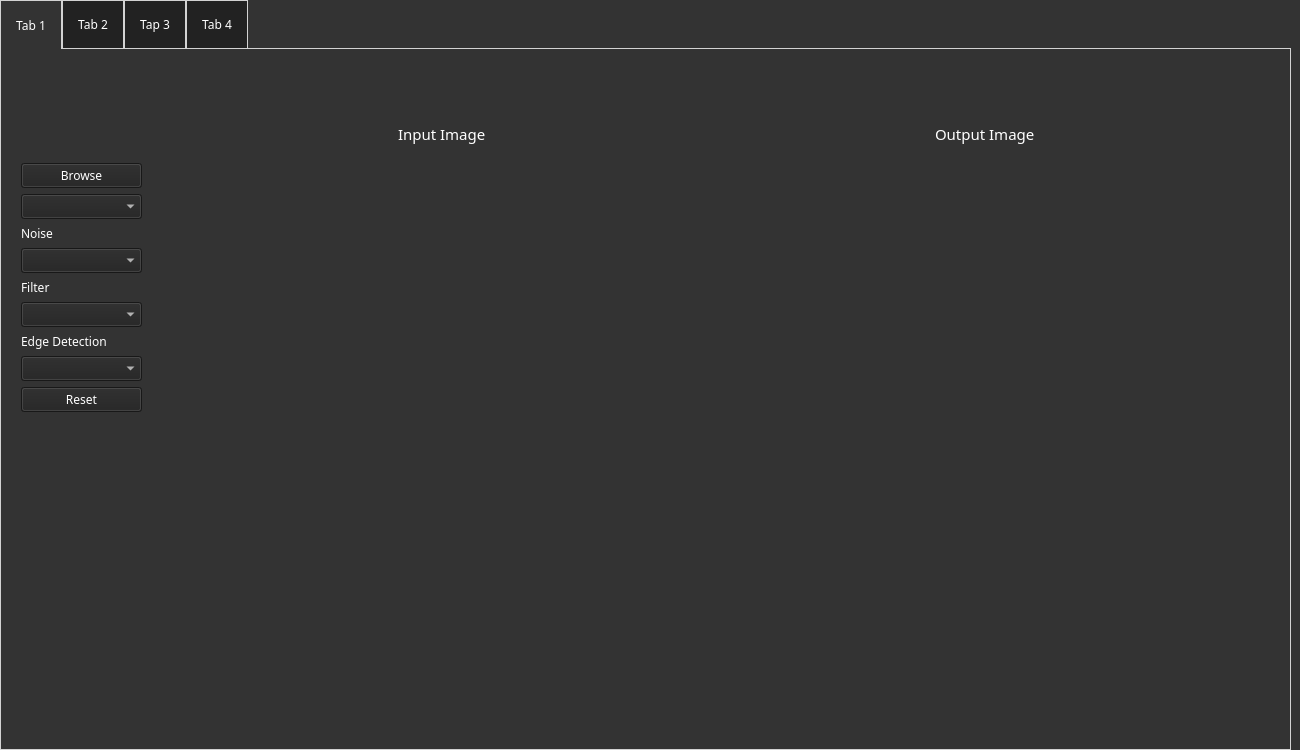
<?xml version="1.0" encoding="UTF-8"?>
<ui version="4.0">
 <class>MainWindow</class>
 <widget class="QMainWindow" name="MainWindow">
  <property name="geometry">
   <rect>
    <x>0</x>
    <y>0</y>
    <width>1300</width>
    <height>750</height>
   </rect>
  </property>
  <property name="maximumSize">
   <size>
    <width>1300</width>
    <height>750</height>
   </size>
  </property>
  <property name="windowTitle">
   <string>MainWindow</string>
  </property>
  <property name="styleSheet">
   <string notr="true">background-color: rgb(51, 51, 51);
color: rgb(255, 255, 255);</string>
  </property>
  <property name="tabShape">
   <enum>QTabWidget::Rounded</enum>
  </property>
  <widget class="QWidget" name="centralwidget">
   <property name="styleSheet">
    <string notr="true">background-color: rgb(51, 51, 51);
</string>
   </property>
   <widget class="QTabWidget" name="tabWidget">
    <property name="geometry">
     <rect>
      <x>0</x>
      <y>0</y>
      <width>1291</width>
      <height>750</height>
     </rect>
    </property>
    <property name="maximumSize">
     <size>
      <width>1500</width>
      <height>750</height>
     </size>
    </property>
    <property name="styleSheet">
     <string notr="true">*{
	font-family: century gothic;
}

QTabWidget::pane {
  border: 1px solid lightgray;
  top:-1px; 
  background: rgb(51, 51,51);
} 

QTabBar::tab {
  
	background-color: rgb(34, 34, 34);
  border: 1px solid lightgray; 
  padding: 15px;
} 

QTabBar::tab:selected { 
  background: rgb(51, 51,51);
  margin-bottom: -1px; 
}</string>
    </property>
    <property name="currentIndex">
     <number>0</number>
    </property>
    <widget class="QWidget" name="tab">
     <property name="styleSheet">
      <string notr="true"/>
     </property>
     <attribute name="title">
      <string>Tab 1</string>
     </attribute>
     <widget class="QWidget" name="layoutWidget">
      <property name="geometry">
       <rect>
        <x>20</x>
        <y>60</y>
        <width>121</width>
        <height>411</height>
       </rect>
      </property>
      <layout class="QVBoxLayout" name="verticalLayout">
       <item>
        <spacer name="verticalSpacer_2">
         <property name="orientation">
          <enum>Qt::Vertical</enum>
         </property>
         <property name="sizeHint" stdset="0">
          <size>
           <width>20</width>
           <height>40</height>
          </size>
         </property>
        </spacer>
       </item>
       <item>
        <widget class="QPushButton" name="Browse">
         <property name="maximumSize">
          <size>
           <width>150</width>
           <height>75</height>
          </size>
         </property>
         <property name="font">
          <font>
           <family>century gothic</family>
           <pointsize>9</pointsize>
          </font>
         </property>
         <property name="styleSheet">
          <string notr="true">background-color: rgb(34, 34, 34);</string>
         </property>
         <property name="text">
          <string>Browse</string>
         </property>
        </widget>
       </item>
       <item>
        <widget class="QComboBox" name="colorgrayList">
         <property name="styleSheet">
          <string notr="true">background-color: rgb(34, 34, 34);</string>
         </property>
        </widget>
       </item>
       <item>
        <widget class="QLabel" name="label_3">
         <property name="text">
          <string>Noise</string>
         </property>
        </widget>
       </item>
       <item>
        <widget class="QComboBox" name="noise">
         <property name="styleSheet">
          <string notr="true">background-color: rgb(34, 34, 34);
</string>
         </property>
        </widget>
       </item>
       <item>
        <widget class="QLabel" name="label_4">
         <property name="text">
          <string>Filter</string>
         </property>
        </widget>
       </item>
       <item>
        <widget class="QComboBox" name="filterList">
         <property name="styleSheet">
          <string notr="true">background-color: rgb(34, 34, 34);</string>
         </property>
        </widget>
       </item>
       <item>
        <widget class="QLabel" name="label_5">
         <property name="text">
          <string>Edge Detection</string>
         </property>
        </widget>
       </item>
       <item>
        <widget class="QComboBox" name="edgeDetection">
         <property name="styleSheet">
          <string notr="true">background-color: rgb(34, 34, 34);</string>
         </property>
        </widget>
       </item>
       <item>
        <widget class="QPushButton" name="reset">
         <property name="styleSheet">
          <string notr="true">background-color: rgb(34, 34, 34);</string>
         </property>
         <property name="text">
          <string>Reset</string>
         </property>
        </widget>
       </item>
       <item>
        <spacer name="verticalSpacer_3">
         <property name="orientation">
          <enum>Qt::Vertical</enum>
         </property>
         <property name="sizeHint" stdset="0">
          <size>
           <width>20</width>
           <height>40</height>
          </size>
         </property>
        </spacer>
       </item>
       <item>
        <spacer name="verticalSpacer">
         <property name="orientation">
          <enum>Qt::Vertical</enum>
         </property>
         <property name="sizeHint" stdset="0">
          <size>
           <width>20</width>
           <height>40</height>
          </size>
         </property>
        </spacer>
       </item>
      </layout>
     </widget>
     <widget class="QWidget" name="layoutWidget">
      <property name="geometry">
       <rect>
        <x>172</x>
        <y>60</y>
        <width>1081</width>
        <height>551</height>
       </rect>
      </property>
      <layout class="QHBoxLayout" name="horizontalLayout">
       <item>
        <layout class="QVBoxLayout" name="verticalLayout_3">
         <item alignment="Qt::AlignHCenter">
          <widget class="QLabel" name="label">
           <property name="maximumSize">
            <size>
             <width>150</width>
             <height>50</height>
            </size>
           </property>
           <property name="font">
            <font>
             <family>century gothic</family>
             <pointsize>11</pointsize>
            </font>
           </property>
           <property name="text">
            <string>Input Image</string>
           </property>
          </widget>
         </item>
         <item alignment="Qt::AlignHCenter">
          <widget class="QLabel" name="inputImage">
           <property name="maximumSize">
            <size>
             <width>400</width>
             <height>500</height>
            </size>
           </property>
           <property name="styleSheet">
            <string notr="true">border-color: rgb(255, 255, 255);</string>
           </property>
           <property name="text">
            <string/>
           </property>
          </widget>
         </item>
        </layout>
       </item>
       <item>
        <layout class="QVBoxLayout" name="verticalLayout_4">
         <item alignment="Qt::AlignHCenter">
          <widget class="QLabel" name="label_2">
           <property name="maximumSize">
            <size>
             <width>150</width>
             <height>50</height>
            </size>
           </property>
           <property name="font">
            <font>
             <family>century gothic</family>
             <pointsize>11</pointsize>
            </font>
           </property>
           <property name="text">
            <string>Output Image</string>
           </property>
          </widget>
         </item>
         <item alignment="Qt::AlignHCenter">
          <widget class="QLabel" name="outputImage">
           <property name="maximumSize">
            <size>
             <width>400</width>
             <height>500</height>
            </size>
           </property>
           <property name="styleSheet">
            <string notr="true">border-color: rgb(255, 255, 255);</string>
           </property>
           <property name="text">
            <string/>
           </property>
          </widget>
         </item>
        </layout>
       </item>
      </layout>
     </widget>
    </widget>
    <widget class="QWidget" name="tab_2">
     <attribute name="title">
      <string>Tab 2</string>
     </attribute>
     <widget class="QWidget" name="layoutWidget">
      <property name="geometry">
       <rect>
        <x>20</x>
        <y>60</y>
        <width>122</width>
        <height>411</height>
       </rect>
      </property>
      <layout class="QVBoxLayout" name="verticalLayout_2">
       <item>
        <spacer name="verticalSpacer_5">
         <property name="orientation">
          <enum>Qt::Vertical</enum>
         </property>
         <property name="sizeHint" stdset="0">
          <size>
           <width>20</width>
           <height>40</height>
          </size>
         </property>
        </spacer>
       </item>
       <item>
        <widget class="QPushButton" name="Browse2">
         <property name="maximumSize">
          <size>
           <width>150</width>
           <height>75</height>
          </size>
         </property>
         <property name="styleSheet">
          <string notr="true">background-color: rgb(34, 34, 34);</string>
         </property>
         <property name="text">
          <string>Browse</string>
         </property>
        </widget>
       </item>
       <item>
        <widget class="QComboBox" name="colorgrayList2">
         <property name="styleSheet">
          <string notr="true">background-color: rgb(34, 34, 34);</string>
         </property>
        </widget>
       </item>
       <item>
        <widget class="QPushButton" name="histogram">
         <property name="styleSheet">
          <string notr="true">background-color: rgb(34, 34, 34);</string>
         </property>
         <property name="text">
          <string>Histogram</string>
         </property>
        </widget>
       </item>
       <item>
        <widget class="QPushButton" name="equalize">
         <property name="styleSheet">
          <string notr="true">background-color: rgb(34, 34, 34);</string>
         </property>
         <property name="text">
          <string>Equalize</string>
         </property>
        </widget>
       </item>
       <item>
        <spacer name="verticalSpacer_6">
         <property name="orientation">
          <enum>Qt::Vertical</enum>
         </property>
         <property name="sizeHint" stdset="0">
          <size>
           <width>20</width>
           <height>40</height>
          </size>
         </property>
        </spacer>
       </item>
       <item>
        <spacer name="verticalSpacer_4">
         <property name="orientation">
          <enum>Qt::Vertical</enum>
         </property>
         <property name="sizeHint" stdset="0">
          <size>
           <width>20</width>
           <height>40</height>
          </size>
         </property>
        </spacer>
       </item>
      </layout>
     </widget>
     <widget class="QWidget" name="layoutWidget">
      <property name="geometry">
       <rect>
        <x>170</x>
        <y>10</y>
        <width>1071</width>
        <height>311</height>
       </rect>
      </property>
      <layout class="QHBoxLayout" name="horizontalLayout_2">
       <item>
        <layout class="QVBoxLayout" name="verticalLayout_7">
         <item alignment="Qt::AlignHCenter">
          <widget class="QLabel" name="label_7">
           <property name="maximumSize">
            <size>
             <width>100</width>
             <height>50</height>
            </size>
           </property>
           <property name="text">
            <string>Input Image</string>
           </property>
          </widget>
         </item>
         <item alignment="Qt::AlignHCenter">
          <widget class="QLabel" name="inputImage2">
           <property name="maximumSize">
            <size>
             <width>350</width>
             <height>330</height>
            </size>
           </property>
           <property name="text">
            <string/>
           </property>
          </widget>
         </item>
        </layout>
       </item>
       <item>
        <layout class="QVBoxLayout" name="verticalLayout_6">
         <item alignment="Qt::AlignHCenter">
          <widget class="QLabel" name="label_8">
           <property name="maximumSize">
            <size>
             <width>150</width>
             <height>50</height>
            </size>
           </property>
           <property name="text">
            <string>Output Image</string>
           </property>
          </widget>
         </item>
         <item alignment="Qt::AlignHCenter">
          <widget class="QLabel" name="outputImage2">
           <property name="maximumSize">
            <size>
             <width>350</width>
             <height>330</height>
            </size>
           </property>
           <property name="text">
            <string/>
           </property>
          </widget>
         </item>
        </layout>
       </item>
      </layout>
     </widget>
     <widget class="QWidget" name="layoutWidget">
      <property name="geometry">
       <rect>
        <x>164</x>
        <y>330</y>
        <width>1081</width>
        <height>361</height>
       </rect>
      </property>
      <layout class="QHBoxLayout" name="horizontalLayout_3">
       <item>
        <layout class="QHBoxLayout" name="horizontalLayout_5">
         <item>
          <widget class="QLabel" name="inputHist">
           <property name="maximumSize">
            <size>
             <width>1000</width>
             <height>1000</height>
            </size>
           </property>
           <property name="text">
            <string/>
           </property>
          </widget>
         </item>
         <item>
          <widget class="QLabel" name="inputCum">
           <property name="text">
            <string/>
           </property>
          </widget>
         </item>
        </layout>
       </item>
       <item>
        <layout class="QHBoxLayout" name="horizontalLayout_6">
         <item>
          <widget class="QLabel" name="equalized">
           <property name="maximumSize">
            <size>
             <width>1000</width>
             <height>1000</height>
            </size>
           </property>
           <property name="text">
            <string/>
           </property>
          </widget>
         </item>
         <item>
          <widget class="QLabel" name="equalizedCum">
           <property name="text">
            <string/>
           </property>
          </widget>
         </item>
        </layout>
       </item>
      </layout>
     </widget>
    </widget>
    <widget class="QWidget" name="tab_4">
     <attribute name="title">
      <string>Tap 3</string>
     </attribute>
     <widget class="QWidget" name="layoutWidget">
      <property name="geometry">
       <rect>
        <x>20</x>
        <y>50</y>
        <width>153</width>
        <height>601</height>
       </rect>
      </property>
      <layout class="QVBoxLayout" name="verticalLayout_5">
       <item>
        <spacer name="verticalSpacer_8">
         <property name="orientation">
          <enum>Qt::Vertical</enum>
         </property>
         <property name="sizeHint" stdset="0">
          <size>
           <width>20</width>
           <height>40</height>
          </size>
         </property>
        </spacer>
       </item>
       <item>
        <widget class="QPushButton" name="Browse4">
         <property name="styleSheet">
          <string notr="true">background-color: rgb(34, 34, 34);
</string>
         </property>
         <property name="text">
          <string>Browse</string>
         </property>
        </widget>
       </item>
       <item>
        <widget class="QPushButton" name="normalizeButton">
         <property name="styleSheet">
          <string notr="true">background-color: rgb(34, 34, 34);
</string>
         </property>
         <property name="text">
          <string>Normalize</string>
         </property>
        </widget>
       </item>
       <item>
        <widget class="QPushButton" name="globalThresholdButton">
         <property name="styleSheet">
          <string notr="true">background-color: rgb(34, 34, 34);
</string>
         </property>
         <property name="text">
          <string>Global Thresholding</string>
         </property>
        </widget>
       </item>
       <item>
        <widget class="QPushButton" name="localThresold">
         <property name="styleSheet">
          <string notr="true">background-color: rgb(34, 34, 34);
</string>
         </property>
         <property name="text">
          <string>Local Thresholding</string>
         </property>
        </widget>
       </item>
       <item>
        <spacer name="verticalSpacer_7">
         <property name="orientation">
          <enum>Qt::Vertical</enum>
         </property>
         <property name="sizeHint" stdset="0">
          <size>
           <width>20</width>
           <height>40</height>
          </size>
         </property>
        </spacer>
       </item>
       <item>
        <spacer name="verticalSpacer_9">
         <property name="orientation">
          <enum>Qt::Vertical</enum>
         </property>
         <property name="sizeHint" stdset="0">
          <size>
           <width>20</width>
           <height>40</height>
          </size>
         </property>
        </spacer>
       </item>
      </layout>
     </widget>
     <widget class="QWidget" name="layoutWidget">
      <property name="geometry">
       <rect>
        <x>200</x>
        <y>50</y>
        <width>1051</width>
        <height>601</height>
       </rect>
      </property>
      <layout class="QHBoxLayout" name="horizontalLayout_4">
       <item>
        <layout class="QVBoxLayout" name="verticalLayout_8">
         <item alignment="Qt::AlignHCenter">
          <widget class="QLabel" name="label_6">
           <property name="maximumSize">
            <size>
             <width>150</width>
             <height>50</height>
            </size>
           </property>
           <property name="text">
            <string>Input Image</string>
           </property>
          </widget>
         </item>
         <item alignment="Qt::AlignHCenter">
          <widget class="QLabel" name="inputImage4">
           <property name="maximumSize">
            <size>
             <width>400</width>
             <height>500</height>
            </size>
           </property>
           <property name="text">
            <string/>
           </property>
          </widget>
         </item>
        </layout>
       </item>
       <item>
        <layout class="QVBoxLayout" name="verticalLayout_9">
         <item alignment="Qt::AlignHCenter">
          <widget class="QLabel" name="label_9">
           <property name="maximumSize">
            <size>
             <width>150</width>
             <height>50</height>
            </size>
           </property>
           <property name="text">
            <string>Output Image</string>
           </property>
          </widget>
         </item>
         <item alignment="Qt::AlignHCenter">
          <widget class="QLabel" name="outputImage4">
           <property name="maximumSize">
            <size>
             <width>400</width>
             <height>500</height>
            </size>
           </property>
           <property name="text">
            <string/>
           </property>
          </widget>
         </item>
        </layout>
       </item>
      </layout>
     </widget>
    </widget>
    <widget class="QWidget" name="tab_3">
     <attribute name="title">
      <string>Tab 4</string>
     </attribute>
     <widget class="QLabel" name="hybridimage">
      <property name="geometry">
       <rect>
        <x>800</x>
        <y>210</y>
        <width>381</width>
        <height>261</height>
       </rect>
      </property>
      <property name="maximumSize">
       <size>
        <width>400</width>
        <height>400</height>
       </size>
      </property>
      <property name="text">
       <string/>
      </property>
     </widget>
     <widget class="QWidget" name="layoutWidget">
      <property name="geometry">
       <rect>
        <x>20</x>
        <y>20</y>
        <width>121</width>
        <height>661</height>
       </rect>
      </property>
      <layout class="QVBoxLayout" name="verticalLayout_10">
       <item>
        <spacer name="verticalSpacer_11">
         <property name="orientation">
          <enum>Qt::Vertical</enum>
         </property>
         <property name="sizeHint" stdset="0">
          <size>
           <width>20</width>
           <height>40</height>
          </size>
         </property>
        </spacer>
       </item>
       <item>
        <widget class="QPushButton" name="Browse_2">
         <property name="styleSheet">
          <string notr="true">background-color: rgb(34, 34, 34);</string>
         </property>
         <property name="text">
          <string>Browse</string>
         </property>
        </widget>
       </item>
       <item>
        <widget class="QPushButton" name="Browse_3">
         <property name="styleSheet">
          <string notr="true">background-color: rgb(34, 34, 34);</string>
         </property>
         <property name="text">
          <string>Browse</string>
         </property>
        </widget>
       </item>
       <item>
        <spacer name="verticalSpacer_12">
         <property name="orientation">
          <enum>Qt::Vertical</enum>
         </property>
         <property name="sizeHint" stdset="0">
          <size>
           <width>20</width>
           <height>40</height>
          </size>
         </property>
        </spacer>
       </item>
       <item>
        <spacer name="verticalSpacer_10">
         <property name="orientation">
          <enum>Qt::Vertical</enum>
         </property>
         <property name="sizeHint" stdset="0">
          <size>
           <width>20</width>
           <height>40</height>
          </size>
         </property>
        </spacer>
       </item>
      </layout>
     </widget>
     <widget class="QWidget" name="layoutWidget">
      <property name="geometry">
       <rect>
        <x>170</x>
        <y>20</y>
        <width>531</width>
        <height>661</height>
       </rect>
      </property>
      <layout class="QVBoxLayout" name="verticalLayout_11">
       <item alignment="Qt::AlignHCenter">
        <widget class="QLabel" name="inputImage_2">
         <property name="maximumSize">
          <size>
           <width>400</width>
           <height>400</height>
          </size>
         </property>
         <property name="text">
          <string/>
         </property>
        </widget>
       </item>
       <item alignment="Qt::AlignHCenter">
        <widget class="QLabel" name="inputImage_3">
         <property name="maximumSize">
          <size>
           <width>400</width>
           <height>400</height>
          </size>
         </property>
         <property name="text">
          <string/>
         </property>
        </widget>
       </item>
      </layout>
     </widget>
    </widget>
   </widget>
  </widget>
  <action name="actionpopUpwindow">
   <property name="text">
    <string>popUpwindow</string>
   </property>
  </action>
 </widget>
 <resources/>
 <connections/>
</ui>
